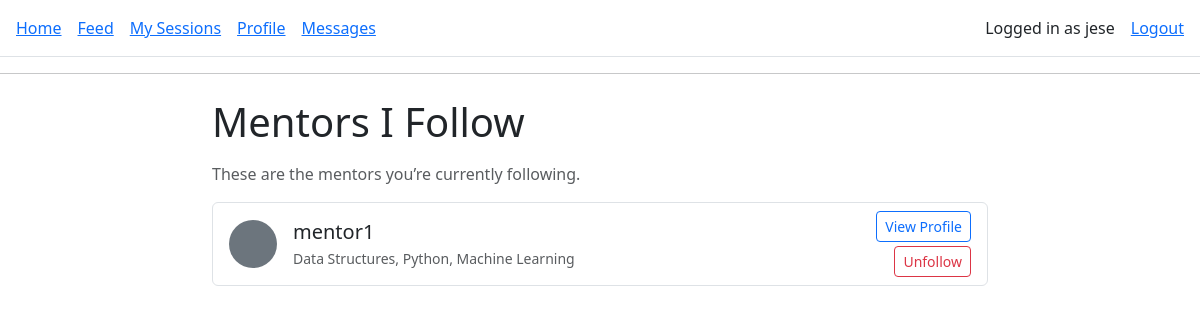
Page /following/ (signed in) on the earlier database version.
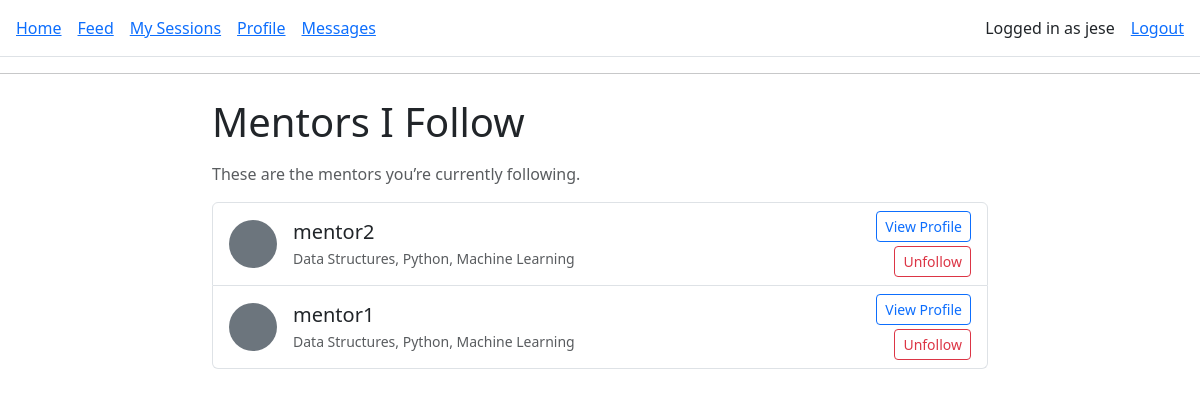
Same page on the later database version.
### core/models.py (models this page shows, shortened)
class Profile(models.Model):
    ROLE_CHOICES = [
        ("MENTOR", "Mentor"),
        ("MENTEE", "Mentee"),
    ]
    user = models.OneToOneField(
        settings.AUTH_USER_MODEL,
        on_delete=models.CASCADE,
        related_name="profile",
    )
    role = models.CharField(max_length=10, choices=ROLE_CHOICES)
    public_id = models.CharField(
        max_length=10,
        unique=True,
        editable=False,
        blank=True,
        null=True,
    )
    bio = models.TextField(blank=True)
    skills = models.CharField(
        max_length=255,
        blank=True,
        help_text="Comma-separated skills, e.g. Python, Data Science, Resume Review",
    )
    hourly_rate = models.DecimalField(
        max_digits=6,
        decimal_places=2,
        null=True,
        blank=True,
        help_text="Only for mentors",
    )
    photo = models.ImageField(
        upload_to="profiles/",
        blank=True,
        null=True,
    )

### core/views.py (the view)
# urls.py: path("following/", views.my_follows, name="my_follows"),
@login_required
def my_follows(request):
    profile = request.user.profile
    if profile.role != "MENTEE":
        return redirect("dashboard")
    follows = (
        Follow.objects
        .filter(follower=profile)
        .select_related("mentor", "mentor__user")
        .order_by("-created_at")
    )
    mentors = [f.mentor for f in follows]
    return render(
        request,
        "core/my_follows.html",
        {
            "follows": follows,
            "mentors": mentors,
        },
    )

### templates/core/my_follows.html (shortened to what this page needs)
{% extends "base.html" %}
{% block content %}
<div class="container mt-4" style="max-width: 800px;">
    <h1 class="mb-3">Mentors I Follow</h1>
    <p class="text-muted">
        These are the mentors you’re currently following.
    </p>
    {% if mentors %}
        <div class="list-group">
            {% for mentor in mentors %}
                <div class="list-group-item d-flex justify-content-between align-items-center">
                    <div class="d-flex align-items-center">
                        {% if mentor.photo %}
                            <img src="{{ mentor.photo.url }}"
                                 alt="{{ mentor.user.username }}"
                                 class="rounded-circle me-3"
                                 style="width: 48px; height: 48px; object-fit: cover;">
                        {% else %}
                            <div class="rounded-circle bg-secondary me-3"
                                 style="width: 48px; height: 48px;"></div>
                        {% endif %}
                        <div>
                            <h5 class="mb-1">
                                {{ mentor.user.username }}
                            </h5>
                            {% if mentor.skills %}
                                <div class="text-muted small">
                                    {{ mentor.skills }}
                                </div>
                            {% endif %}
                        </div>
                    </div>
                    <div class="text-end">
                        <a href="{% url 'mentor_detail' mentor.id %}"
                           class="btn btn-sm btn-outline-primary mb-1">
                            View Profile
                        </a>
                        <form method="post"
                              action="{% url 'toggle_follow' mentor.id %}">
                            <button type="submit"
                                    class="btn btn-sm btn-outline-danger">
                                Unfollow
                            </button>
                        </form>
                    </div>
                </div>
            {% endfor %}
        </div>
    {% else %}
        <p class="mt-3 text-muted">
            You’re not following any mentors yet.
            Visit the <a href="{% url 'mentor_list' %}">Find a Mentor</a> page to start following mentors.
        </p>
    {% endif %}
</div>
{% endblock %}

Differences in the rows shown:
now on this page (row edited): Profile: user.username "mentor2", skills "Data Structures, Python, Machine Learning"
